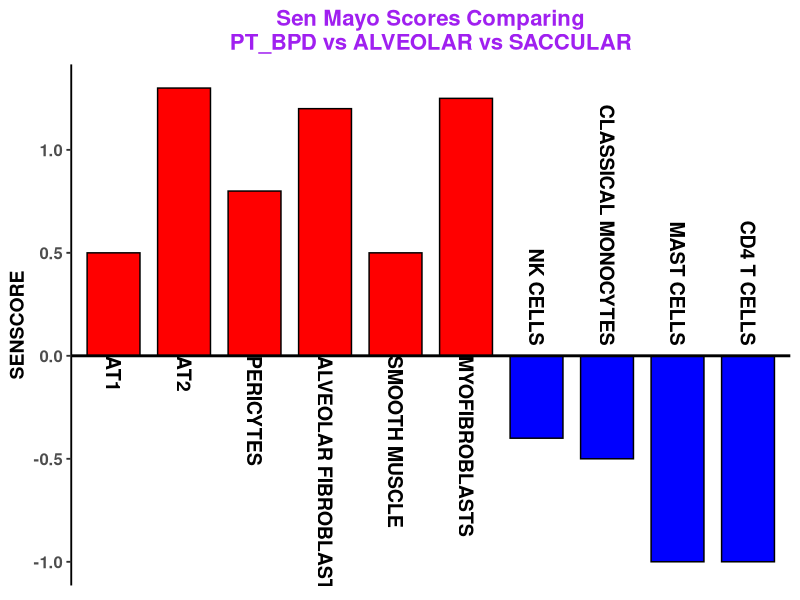

Recreate this plot in R.
## ---- chunk 1
knitr::opts_chunk$set(echo = TRUE)
## ---- chunk 2
library(ggplot2)
library(dplyr)

df <- data.frame(
  Cell_Type = c(
    "AT1", "AT2", "PERICYTES", "ALVEOLAR FIBROBLASTS",
    "SMOOTH MUSCLE", "MYOFIBROBLASTS",
    "NK CELLS", "CLASSICAL MONOCYTES",
    "MAST CELLS", "CD4 T CELLS"
  ),
  Score = c(0.5, 1.3, 0.8, 1.2, 0.5, 1.25, -0.4, -0.5, -1, -1)
)

df <- df %>%
  mutate(
    Cell_Type = factor(Cell_Type, levels = Cell_Type),
    Color = ifelse(Score >= 0, "Positive", "Negative"),
    label_y = ifelse(Score >= 0, 0, 0.05),
    label_hjust = ifelse(Score >= 0, 0, 1)
  )

p <- ggplot(df, aes(x = Cell_Type, y = Score, fill = Color)) +
  geom_col(width = 0.75, color = "black") +
  scale_fill_manual(values = c("Positive" = "red", "Negative" = "blue")) +
  geom_hline(yintercept = 0, color = "black", linewidth = 1) +
  geom_text(
    data = df,
    aes(x = Cell_Type, y = label_y, label = Cell_Type, hjust = label_hjust),
    angle = 270,
    vjust = 0.5,
    size = 5,
    fontface = "bold",
    color = "black",
    inherit.aes = FALSE
  ) +
  labs(
    title = "Sen Mayo Scores Comparing\nPT_BPD vs ALVEOLAR vs SACCULAR",
    x = NULL,
    y = "SENSCORE"
  ) +
  theme_classic(base_size = 14) +
  theme(
    axis.text.x = element_blank(),
    axis.ticks.x = element_blank(),
    axis.line.x = element_blank(),
    plot.title = element_text(hjust = 0.5, face = "bold", color = "purple", size = 16),
    axis.title.y = element_text(face = "bold", size = 14),
    axis.text.y = element_text(face = "bold", size = 12),
    legend.position = "none"
  )

p
